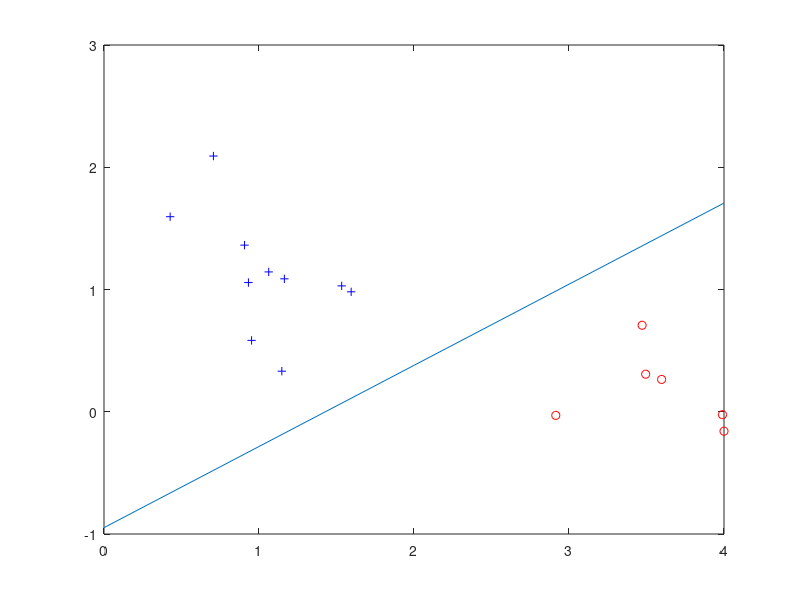
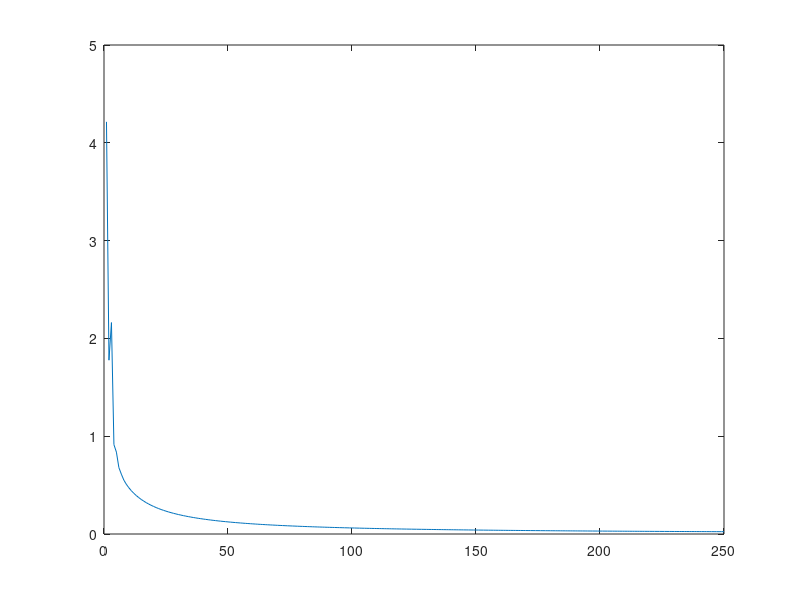

Reproduce these figures in MATLAB, in order.
% lab2s.m - single neuron learning
% you must first load in apples and oranges data
set(0, 'DefaultFigureWindowStyle', 'docked')

load apples;
load oranges;
load apples2;
load oranges2;

% substituting apples, apples2, oranges, and oranges2

fruitA = apples;
fruitB = apples2;

% initialize data array
data=[fruitA fruitB];
[N K]=size(data);

% initialize teacher
teacher=[ones(1,K/2) -zeros(1,K/2)];

% learning rate
eta= 0.5;

% number of trials - you may want to make this smaller or larger
num_trials= 250;

% initialize weights
w=randn(2,1);
w0=randn(1);

% initialize data plot
figure(1); clf
plot(fruitA(1,:),fruitA(2,:),'b+', fruitB(1,:), fruitB(2,:),'ro')
hold on
x1=0:4;
x2=-(w(1)*x1+w0)/w(2);
axis([0 4 -1 3])
h=plot(x1,x2);

E = zeros(1, num_trials);

sigmoid  = @(x) 1 ./ (1 + exp(-x));

% loop over trials
for t=1:num_trials
      
    % compute neuron output
    u = w' * data + w0;
    y = sigmoid(u);
      
    % compute delta
    delta = teacher - y;
    
    % compute error
    error = delta * delta';
    
    % compute dw
    dsig = y .* (1 - y);
    dw   = eta * data * (delta .* dsig)';
    dw0  = eta * dsig * delta';
   
    % update weights
    w  = w  + dw;
    w0 = w0 + dw0;
   
    % save E for this trial
    E(t) = sum(error);
   
    % update display of separating hyperplane
    x2=-(w(1)*x1+w0)/w(2);
    set(h,'YData',x2)
    drawnow
   
end

hold off

figure(2)
plot(E)

